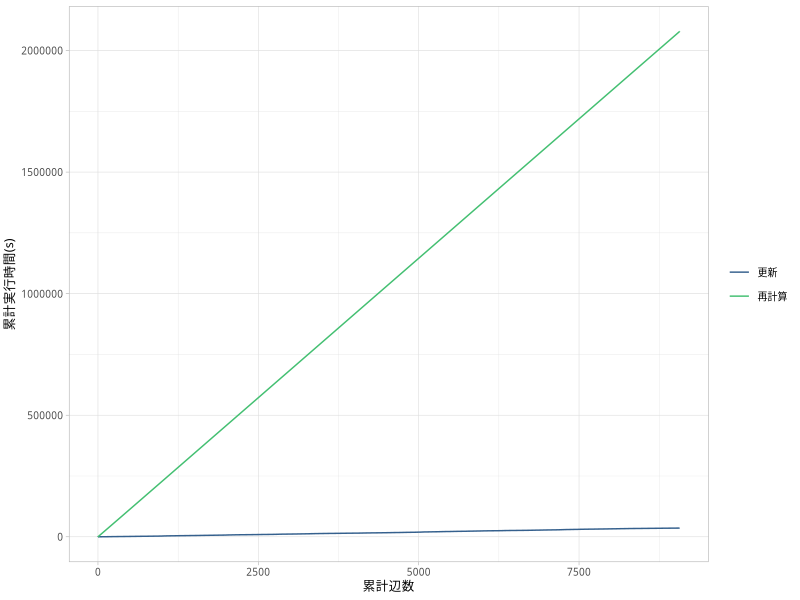

The R script that drew this image:
library(readr)
library(dplyr)
library(tidyr)
library(ggplot2)
library(viridis)
theme_set(theme_light(base_size = 9, base_family = 'IPAexGothic'))
out_file <- paste0(sub('^--file=(.+)\\.R$', '\\1', basename(commandArgs()[4])), '.pdf')

data <- read_csv(
  '../../res/data/road-oka-dynamic.csv',
  col_types = list(`time-proposed` = col_double(), `time-brandes` = col_double())
  ) %>%
  select(c(`time-proposed`, `time-brandes`)) %>%
  mutate(
    `edge-id` = row_number(),
    `time-proposed` = cumsum(`time-proposed`),
    `time-brandes` = cumsum(`time-brandes`)
  ) %>%
  gather(key = 'method', value = 'time', `time-proposed`, `time-brandes`) %>%
  mutate(
    method = factor(
      method,
      levels = c('time-proposed', 'time-brandes'),
      labels = c('更新', '再計算')
    )
  )

gp <- ggplot(data, aes(`edge-id`, `time`, colour = method)) +
  geom_step() +
  xlab('累計辺数') +
  ylab('累計実行時間(s)') +
  scale_colour_viridis(discrete = TRUE, begin = 0.3, end = 0.7) +
  theme(
    legend.title = element_blank(),
    legend.position = 'right',
    strip.text = element_text(colour = 'black'),
    strip.background = element_blank()
  )

ggsave(out_file, gp, cairo_pdf, width = 9, height = 7, units = 'cm')
